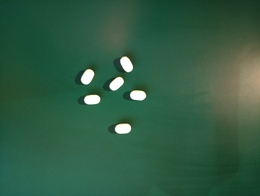
%> input picture Ex5/RV_Ex5_Task2/img_1.jpg, 260 x 196 px, shrunk from 2000 x 1504 before the run
$ octave RV_Ex5_Task2.m   (GNU Octave 9; MATLAB toolbox functions it lacks are replaced by stand-ins)
%> lines starting %> are read from the running program, lines starting %| are printed output that depends on the picture; in (x1, y1, x2, y2) boxes, pixels count from 0 and x2, y2 are one past the last pixel; in counts of white or black regions, pixels touching at a corner belong together; the program's own positions count from 1
% Clear Workspace
clc;
clear;
close all;

% Load Image
img_1 = rgb2gray(imread('img_1.jpg'));
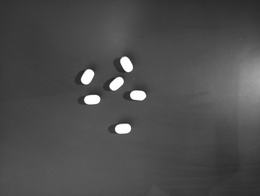
%> img_1: size 196x260 uint8; min 31, max 255, mean 77.1
img_2 = rgb2gray(imread('img_2.jpg'));
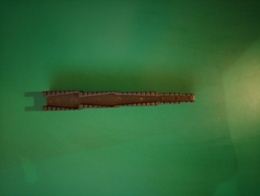
%> input picture Ex5/RV_Ex5_Task2/img_2.jpg, 260 x 196 px, shrunk from 2000 x 1504 before the run
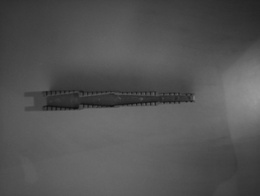
%> img_2: size 196x260 uint8; min 15, max 152, mean 83.2
img_3 = rgb2gray(imread('img_3.jpg'));
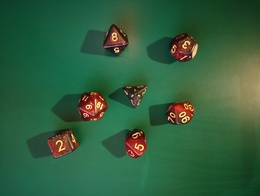
%> input picture Ex5/RV_Ex5_Task2/img_3.jpg, 260 x 196 px, shrunk from 2000 x 1504 before the run
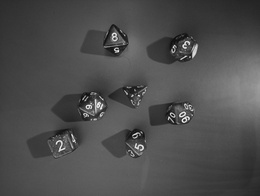
%> img_3: size 196x260 uint8; min 9, max 239, mean 77.6

% Show Results
show(img_1, imcomplement(img_2), imcomplement(img_3), [5 5], 130, 210, 182);
% [2 lines not run here, left out]
function img = binReg(I, M, n)
%> called with M = [5 5], n = 1
    [width, height] = size(I);
%> width = 196; height = 260
    img = zeros(width, height);
    a = floor(M(1)/2);
    b = floor(M(2)/2);
    I = padarray(I, [a,b],'replicate', 'both');

    if n == 1
        for i=1+a:1:width+a
            for j=1+b:1:height+b
                img(i-a,j-b) = bernsen(I(i-a:i+a,j-b:j+b));
            end
        end
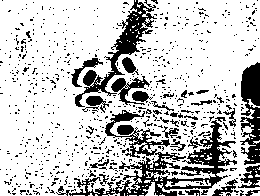
%> img: size 196x260 double; values 0 (black) and 1 (white), 77.2% white; 748 black regions (709 under 20 px), largest, box (x1, y1, x2, y2) and area: (56, 110, 237, 196) 3819, (75, 0, 157, 107) 1671, (240, 62, 260, 165) 1385
    elseif n==2
        for i=1+a:1:width+a
            for j=1+b:1:height+b
                img(i-a,j-b) = niblack(I(i-a:i+a,j-b:j+b));
            end
        end
    else
        for i=1+a:1:width+a
            for j=1+b:1:height+b
                img(i-a,j-b) = sauvola(I(i-a:i+a,j-b:j+b));
            end
        end
    end

    img = imcomplement(img);
end

% [53 lines left out: functions bernsen, niblack, sauvola, binearization, not called in this run]

function show(I1, I2, I3, M, T1, T2, T3)
    showImg(I1,M, T1);
    showImg(I2,M, T2);
    showImg(I3,M, T3);
end

function showImg(I, M, T)

    figure;
    subplot(2,2,1), imshow(binReg(I,M,1));
    title('Bernsen');
    subplot(2,2,2), imshow(binReg(I,M,2));
%> the run ends on the next line
    title('Niblack');
    subplot(2,2,3), imshow(binReg(I,M,3));
    title('Sauvola');
    subplot(2,2,4), imshow(binearization(I, T));
    title('Global');

end
